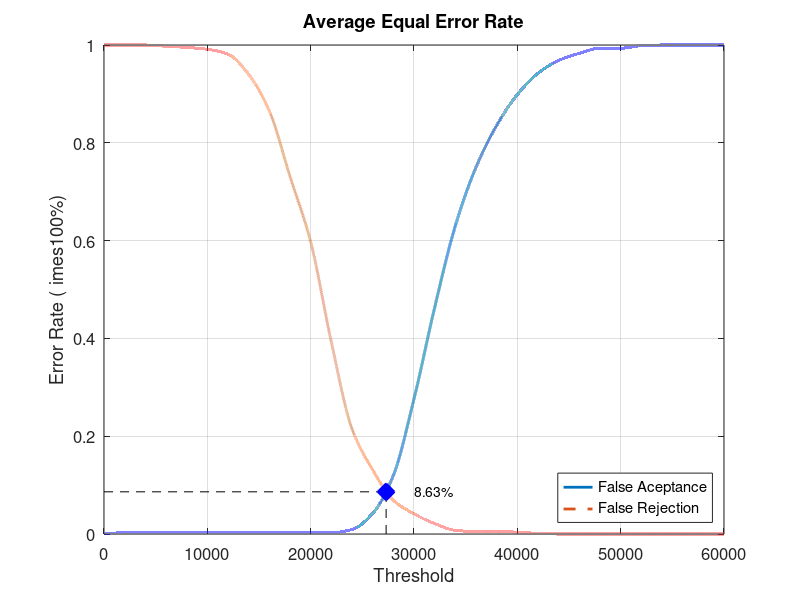
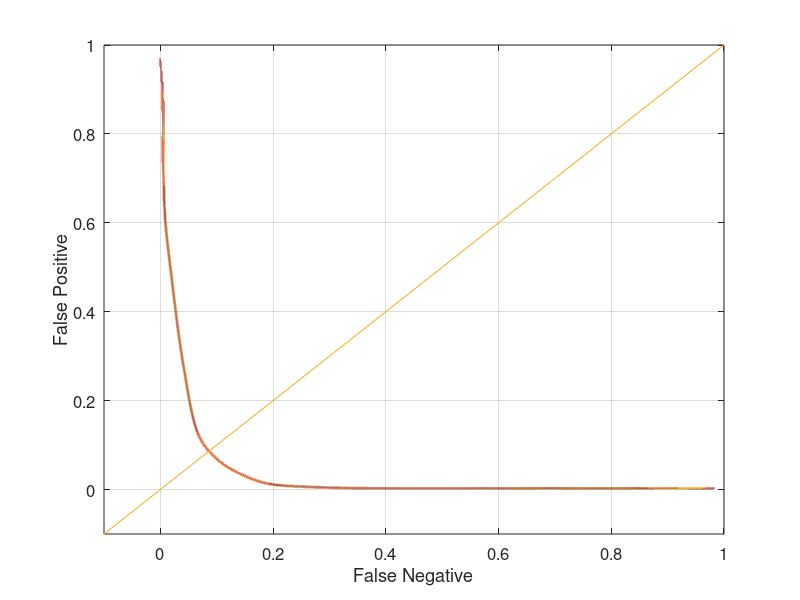

Source code (MATLAB) for these figures, in order:
close all;
clear;
clc;
x = 0:2000:60000;
xq = 0:0.5:60000;

y0 = [0 0.00263158 0.00263158 0.00263158 0.00263158 0.00263158 0.00263158 0.00263158 0.00263158 0.00263158 0.00263158 0.00263158 0.00921053 0.0421053 0.119737 0.276316 0.463158 0.630263 0.75 0.835526 0.898684 0.942105 0.968421 0.982895 0.993421 0.993421 0.998684 1 1 1 1]
yy0 = interp1(x, y0, xq, 'pchip');
y1 = [1 1 1 0.9975 0.995 0.99125 0.98125 0.94 0.865 0.73125 0.5975 0.3925 0.215 0.13125 0.06875 0.04125 0.02125 0.0075 0.005 0.005 0.00375 0.00125 0 0 0 0 0 0 0 0 0]
yy1 = interp1(x, y1, xq, 'pchip');

% Calculating EER: 
y2 = abs(y0 - y1);
find(y2 == min(y2))
yy2 = abs(yy0 - yy1);
xEER = find(yy2 == min(yy2));
xEERIndex = xq(xEER) % X-axis EER
yEER = yy0(xEER) % Y-axis EER

main = figure
plot(xq, yy0,'-','LineWidth', 2);	hold on
plot(xq, yy1,'--','LineWidth', 2);	hold on
plot([xEERIndex xEERIndex], [0 yEER], 'k--');	hold on
plot([0 xEERIndex], [yEER yEER], 'k--');	hold on
plot(xEERIndex, yEER, 'bx', 'LineWidth', 10);	hold on
text(xEERIndex + 10 * xEERIndex / 100, yEER, [num2str(round((10000 * yEER)) / 100) '%'])
legend('False Aceptance', 'False Rejection', 'Location', 'SouthEast')
xlabel('Threshold')
ylabel('Error Rate (	imes100%)')
title('Average Equal Error Rate')
set(gca, 'FontSize', 12)
axis([0 60000 0 1])
grid on

print(main, 'Experiment5AverageMain', '-dpng');
FNRxFPR = figure('Color', [1 1 1]);
plot(yy1, yy0, '-', yy1, yy0, 'LineWidth', 2);
hold on
y = -0.1:0.1:1
plot(y, y); 
set(gca, 'FontSize', 12)
xlabel('False Negative')
ylabel('False Positive')
axis([-0.1 1 -0.1 1])
set(gca, 'FontSize', 12)
grid on

print(FNRxFPR, 'Experiment5AverageFNRxFPR','-dpng');
